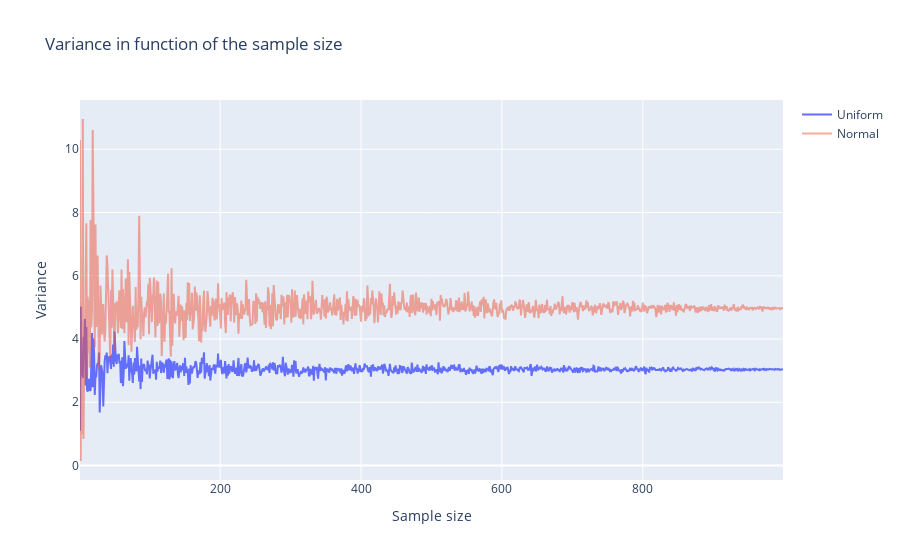

This figure's notebook cell:
### Markdown cell above
## EXERCICE 3

### Code cell
# Plot the kernel estimation of the returns for the two half of Credit Suisse (in 1 plot)
fig1 = go.Figure()
fig1.add_trace(go.Scatter(x=result[:,4], y=result[:,2],
                    name='Uniform'))
fig1.add_trace(go.Scatter(x=result[:,4], y=result[:,3], opacity=0.5, 
                    name='Normal'))

fig1.update_layout(title = 'Variance in function of the sample size', xaxis_title = 'Sample size', yaxis_title = 'Variance')
fig1.show()

### Figure 1 — Plotly figure (JSON) as saved in the notebook; plotly's stock layout.template omitted (floating-point values rounded to 4 significant figures; data arrays with more than 128 entries replaced by an {"elided": "..."} marker saying what was removed)
{"data": [{"name": "Uniform", "type": "scatter", "x": {"elided": "999 int values"}, "y": {"elided": "999 float values"}}, {"name": "Normal", "opacity": 0.5, "type": "scatter", "x": {"elided": "999 int values"}, "y": {"elided": "999 float values"}}], "layout": {"autosize": true, "title": {"text": "Variance in function of the sample size"}, "xaxis": {"autorange": true, "range": [1, 999], "title": {"text": "Sample size"}, "type": "linear"}, "yaxis": {"autorange": true, "range": [-0.4583, 11.56], "title": {"text": "Variance"}, "type": "linear"}}}
